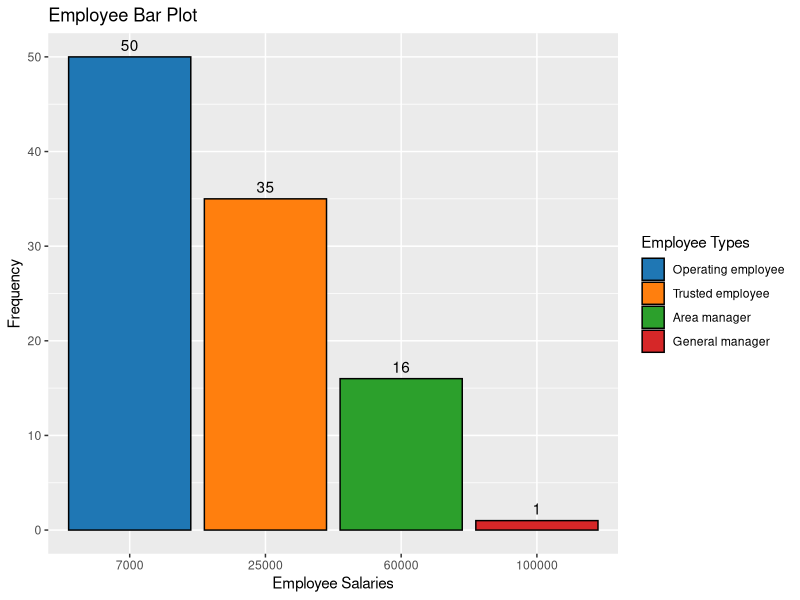

Recreate this plot in R.
library(tidyverse)
options(scipen = 999) # Disable scientific notation

employee_type_vector <- c(
  "Operating employee",
  "Trusted employee",
  "Area manager",
  "General manager"
)

employee_salary_vector <- c(7000, 25000, 60000, 100000)

employee_frequency_vector <- c(50L, 35L, 16L, 1L)

employee_salary_tbl <- tibble(
  employee_type = employee_type_vector,
  employee_salary = employee_salary_vector,
  employee_frequency = employee_frequency_vector
)

create_employee_tbl <- function(frequency_vector) {
  tibble(
    employee_type = factor(rep(employee_type_vector, frequency_vector),
                           levels = employee_type_vector),
    Salaries = factor(rep(employee_type_vector, frequency_vector),
                      levels = employee_type_vector,
                      labels = employee_salary_vector)
  )
}


plot_employee_tbl <- function(employee_tbl) {
  employee_tbl %>%
    ggplot(aes(x = Salaries, fill = employee_type)) +
    geom_bar(color = "black") +
    geom_text(stat = "count", aes(label = after_stat(count)), vjust = -0.5) +
    scale_fill_manual(values = c(
      "#1f77b4",
      "#ff7f0e",
      "#2ca02c",
      "#d62728"
    )) +
    labs(
      title = "Employee Bar Plot",
      x = "Employee Salaries",
      y = "Frequency",
      fill = "Employee Types"
    )
}

frequency_vector <- c(50, 35, 16, 1)
frequency_vector %>%
  create_employee_tbl() %>%
  plot_employee_tbl() %>%
  print()
